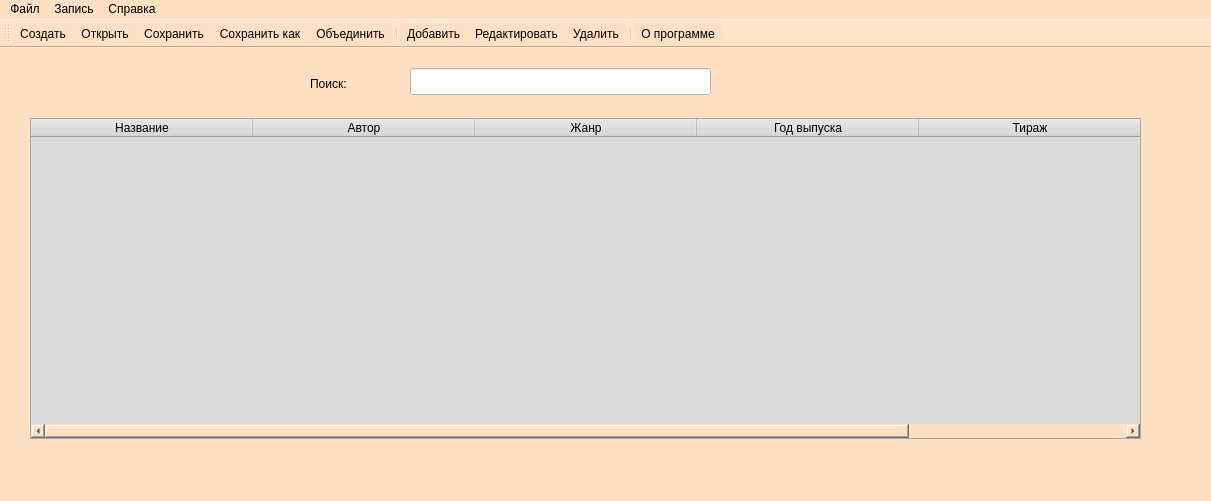
<?xml version="1.0" encoding="UTF-8"?>
<ui version="4.0">
 <class>MainWindow</class>
 <widget class="QMainWindow" name="MainWindow">
  <property name="geometry">
   <rect>
    <x>0</x>
    <y>0</y>
    <width>1211</width>
    <height>501</height>
   </rect>
  </property>
  <property name="windowTitle">
   <string>MainWindow</string>
  </property>
  <property name="autoFillBackground">
   <bool>false</bool>
  </property>
  <property name="styleSheet">
   <string notr="true">background-color: rgb(255, 224, 197);</string>
  </property>
  <widget class="QWidget" name="centralwidget">
   <widget class="QLabel" name="label">
    <property name="geometry">
     <rect>
      <x>310</x>
      <y>20</y>
      <width>101</width>
      <height>31</height>
     </rect>
    </property>
    <property name="text">
     <string>Поиск:</string>
    </property>
   </widget>
   <widget class="QLineEdit" name="lineEdit">
    <property name="geometry">
     <rect>
      <x>410</x>
      <y>20</y>
      <width>301</width>
      <height>27</height>
     </rect>
    </property>
    <property name="styleSheet">
     <string notr="true">background-color: rgb(255, 255, 255);</string>
    </property>
   </widget>
   <widget class="QTableWidget" name="tableWidget">
    <property name="geometry">
     <rect>
      <x>30</x>
      <y>70</y>
      <width>1111</width>
      <height>321</height>
     </rect>
    </property>
    <property name="styleSheet">
     <string notr="true">background-color: rgb(255, 255, 255);
background-color: rgb(218, 218, 218);</string>
    </property>
    <property name="columnCount">
     <number>5</number>
    </property>
    <attribute name="horizontalHeaderDefaultSectionSize">
     <number>222</number>
    </attribute>
    <attribute name="verticalHeaderVisible">
     <bool>true</bool>
    </attribute>
    <column>
     <property name="text">
      <string>Название</string>
     </property>
    </column>
    <column>
     <property name="text">
      <string>Автор</string>
     </property>
    </column>
    <column>
     <property name="text">
      <string>Жанр</string>
     </property>
    </column>
    <column>
     <property name="text">
      <string>Год выпуска</string>
     </property>
    </column>
    <column>
     <property name="text">
      <string>Тираж</string>
     </property>
    </column>
   </widget>
  </widget>
  <widget class="QMenuBar" name="menubar">
   <property name="geometry">
    <rect>
     <x>0</x>
     <y>0</y>
     <width>1211</width>
     <height>22</height>
    </rect>
   </property>
   <widget class="QMenu" name="menu">
    <property name="title">
     <string>Файл</string>
    </property>
    <addaction name="create"/>
    <addaction name="open"/>
    <addaction name="save"/>
    <addaction name="saveAs"/>
    <addaction name="merge"/>
   </widget>
   <widget class="QMenu" name="menu_2">
    <property name="title">
     <string>Запись</string>
    </property>
    <addaction name="add"/>
    <addaction name="edit"/>
    <addaction name="del"/>
   </widget>
   <widget class="QMenu" name="menu_3">
    <property name="title">
     <string>Справка</string>
    </property>
    <addaction name="about"/>
   </widget>
   <addaction name="menu"/>
   <addaction name="menu_2"/>
   <addaction name="menu_3"/>
  </widget>
  <widget class="QStatusBar" name="statusBar"/>
  <widget class="QToolBar" name="toolBar">
   <property name="windowTitle">
    <string>toolBar</string>
   </property>
   <attribute name="toolBarArea">
    <enum>TopToolBarArea</enum>
   </attribute>
   <attribute name="toolBarBreak">
    <bool>false</bool>
   </attribute>
   <addaction name="create"/>
   <addaction name="open"/>
   <addaction name="save"/>
   <addaction name="saveAs"/>
   <addaction name="merge"/>
   <addaction name="separator"/>
   <addaction name="add"/>
   <addaction name="edit"/>
   <addaction name="del"/>
   <addaction name="separator"/>
   <addaction name="about"/>
  </widget>
  <action name="create">
   <property name="text">
    <string>Создать</string>
   </property>
  </action>
  <action name="open">
   <property name="text">
    <string>Открыть</string>
   </property>
  </action>
  <action name="save">
   <property name="text">
    <string>Сохранить</string>
   </property>
  </action>
  <action name="merge">
   <property name="text">
    <string>Объединить</string>
   </property>
  </action>
  <action name="add">
   <property name="text">
    <string>Добавить</string>
   </property>
  </action>
  <action name="edit">
   <property name="text">
    <string>Редактировать</string>
   </property>
  </action>
  <action name="del">
   <property name="text">
    <string>Удалить</string>
   </property>
  </action>
  <action name="about">
   <property name="text">
    <string>О программе</string>
   </property>
  </action>
  <action name="saveAs">
   <property name="text">
    <string>Сохранить как</string>
   </property>
  </action>
 </widget>
 <resources/>
 <connections/>
</ui>
